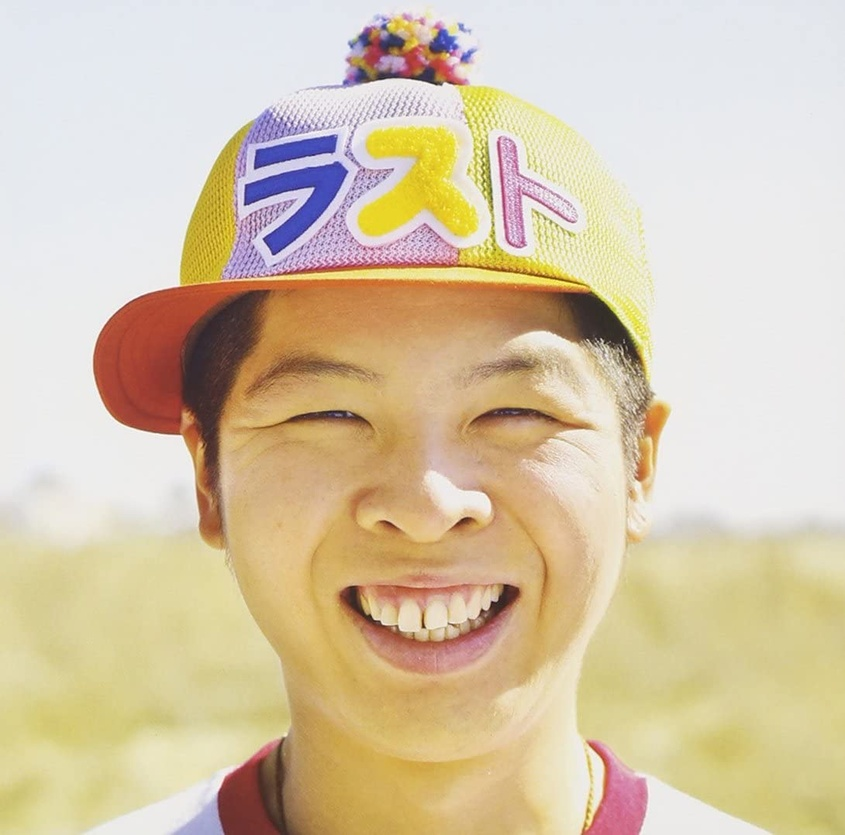
#> input picture image/kaoga.jpg, 845 x 835 px, shrunk from 1090 x 1078 before the run, found by its file name
$ python kensyutu.py
#> lines starting #> are read from the running program, lines starting #| are printed output that depends on the picture; after the words box and inside, x2 and y2 are one past the last pixel; in counts of white or black regions, pixels touching at a corner belong together
import cv2

img_path = "image//kaoga.jpg"

img = cv2.imread(img_path)
#> img is the input picture: shape (835, 845, 3); mean B, G, R 169.5, 197.9, 214.4

# https://github.com/opencv/opencv/blob/master/data/haarcascades/haarcascade_frontalface_default.xml
# 上のリンクの内容をコピーしてxmlファイルを作成する
face_cascade_path = "image/copy.xml"
face_cascade = cv2.CascadeClassifier(face_cascade_path)
# ↑機械学習でいうモデル

# グレー画像を作成
src_gray = cv2.cvtColor(img, cv2.COLOR_BGR2GRAY)
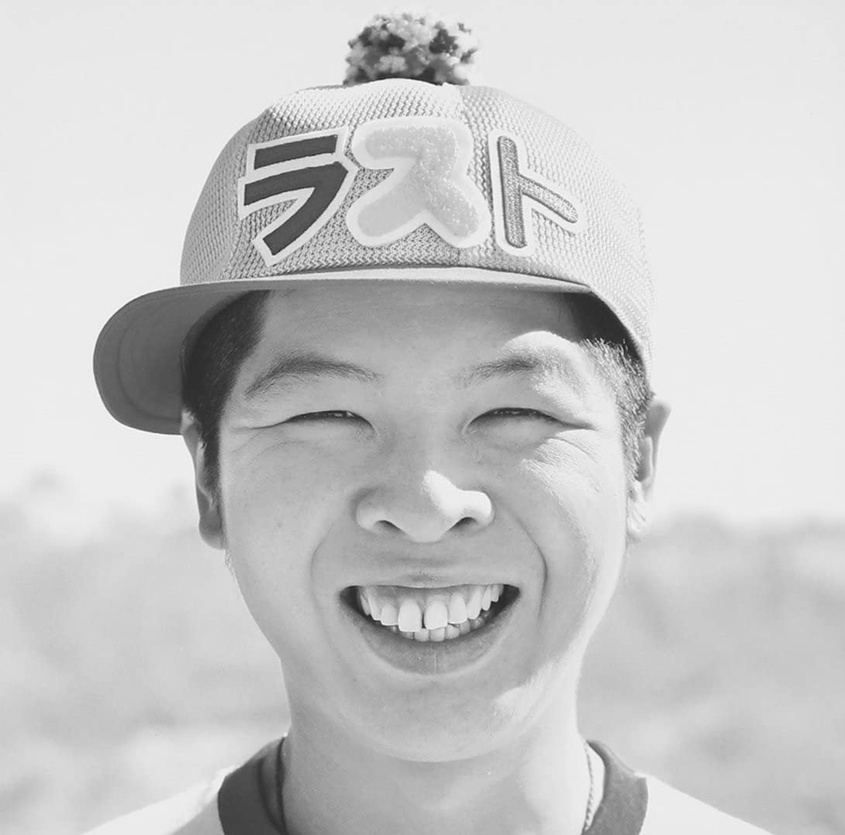
#> src_gray: shape (835, 845); min 19, max 253, mean 199.6

#　検出
faces = face_cascade.detectMultiScale(src_gray)
#> faces = [[201, 249, 480, 480]]
face = faces[0]
#> face = [201, 249, 480, 480]

cv2.rectangle(img,
              pt1=(face[0], face[1]), #左上の座標
              pt2=(face[2], face[3]), #右下の座標
              color=(255, 255, 0),
              thickness=3,
              lineType=cv2.LINE_4,
              shift=0)
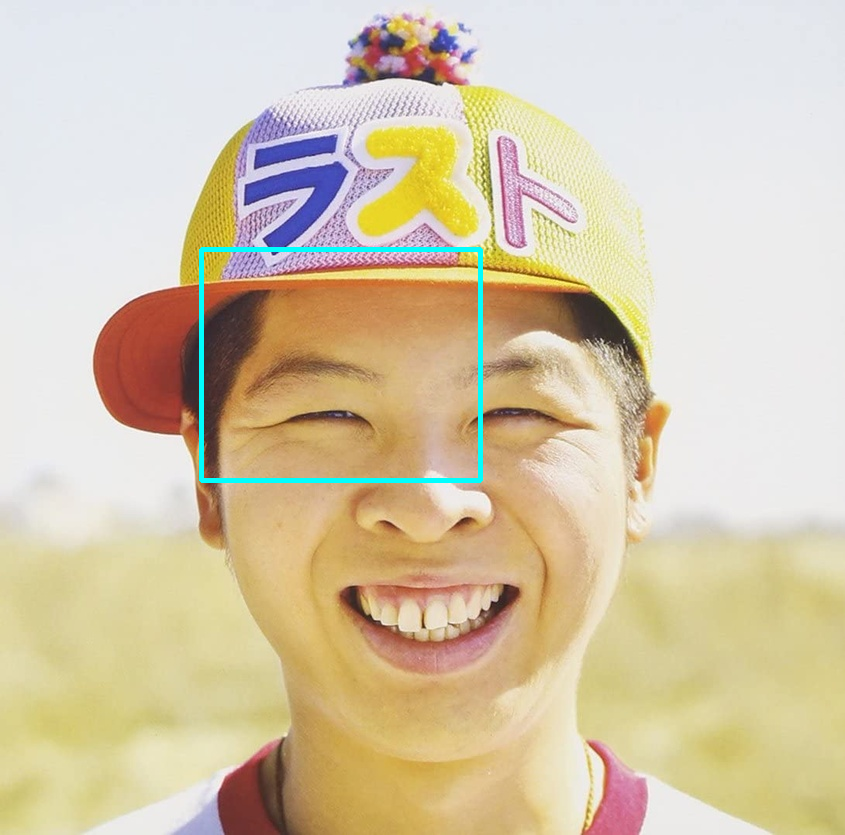
#> img: shape (835, 845, 3); 0.72% of pixels changed, all inside (x1, y1, x2, y2) = (199, 247, 483, 483)

cv2.imshow('rectangle', img)
cv2.waitKey(0)
